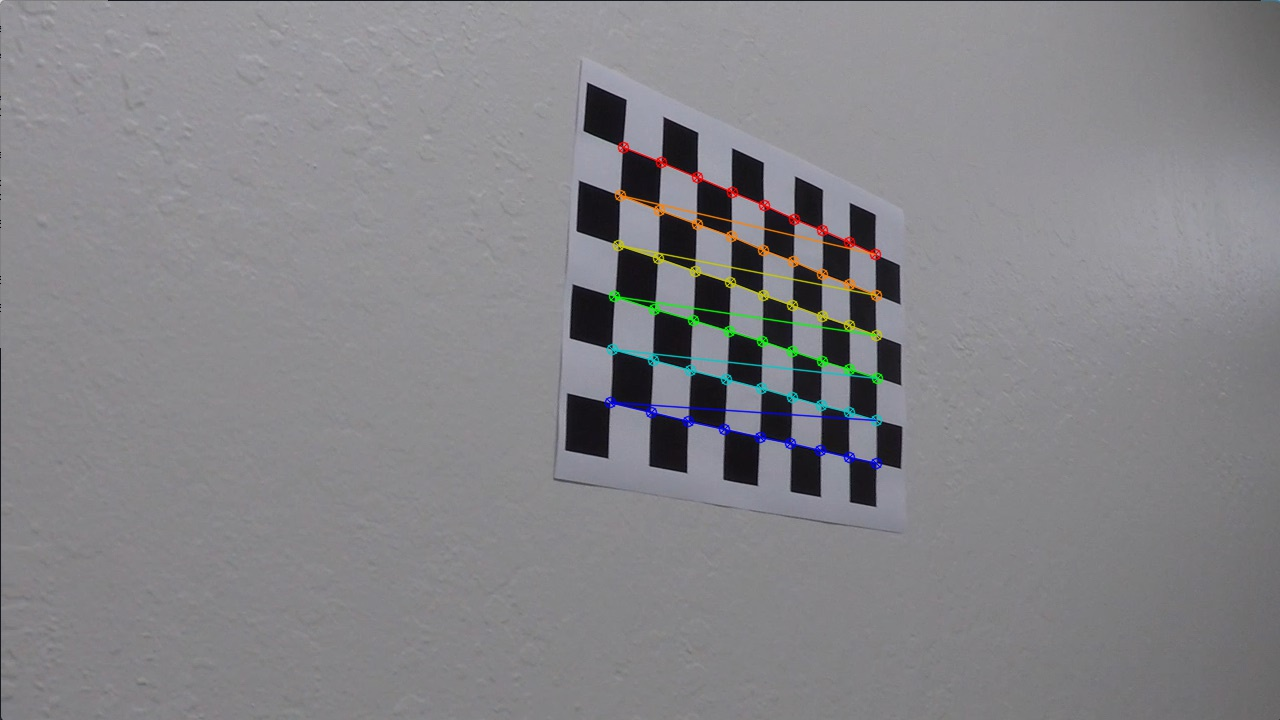
#> input picture output_images/chessboard_corners/chesboard_corners1.jpg, 1280 x 720 px, given in place of test1.jpg, which was not available
$ jupyter execute --allow-errors advancedLaneLinesFinding.ipynb   (shell and % lines are left out)   (Python 2 division)   (older library calls are emulated)   (text cells are left out)
#> lines starting #> are read from the running program, lines starting #| are printed output that depends on the picture; after the words box and inside, x2 and y2 are one past the last pixel; in counts of white or black regions, pixels touching at a corner belong together; pictures that were not available may be replaced by others from this repository, and a replacement may not be noted
[cell 1]
#  Initialize the enviraonment conditions for etect lane lines
import numpy as np                 # NumPy
import cv2                         # openCV
import glob                        # Filename pattern matching
import matplotlib.pyplot as plt    # 2D plotting
import matplotlib.image as mpimg
import pickle
from moviepy.editor import VideoFileClip
from IPython.display import HTML
import pickle
import os


# path for output examples of the several steps
image_path = 'output_images/chessboard_corners/'
image_path_undistorted_images = 'output_images/'

# path from test images
img_dir = 'test_images/'
images = os.listdir(img_dir)

# Interactive plotting in separate window
#%matplotlib qt
# Visualizations will be shown in the notebook

[cell 2]
# define pickle to save the distoriton coefficients k1,k1 and k3 'dist' and the camera matrix as 'mtx'
# [6 lines left out: function pickle_dump, not called in this run]

def pickle_load():
    # Getting back the camera calibration result:
    with open('wide_dist_pickle.p', 'rb') as f:
        dist_pickle = pickle.load(f)
        return dist_pickle['mtx'], dist_pickle['dist']

# [24 lines left out: functions draw_and_save_image, plot_row2, not called in this run]

[cell 3]
#Calculate the 3d and 2d points for preparing the camera calibration
# [30 lines left out: function find2D3DCorners, not called in this run]

[cell 4]
# Calibrate the camero using the find2D3DCorners and cv2.calibrateCamera
# returns the mtx=camera matrix for tranfer 3d into 2d,dis=distortion coefficients
# In this project we will ignore the rvecs=rotation Vectors, tvecs=translationVectors
# This step have to be done only once in the project for getting mtx and dist of the calibration images
# [10 lines left out: function calibrate_camera, not called in this run]

# execute calibration step
#> (the rest of this cell did not finish here and is left out)

[cell 5]
# Apply Sobel directional gradient and apply gradient threshold
def abs_sobel_thresh(img, orient='x', sobel_kernel=3, thresh=(0, 255)):
    # Take s-channel of HLS color space
    img_trans = cv2.cvtColor(img, cv2.COLOR_RGB2HLS)
    img_trans = img_trans[:,:,2]
    # Calculate the derivative. That depends on argument orient = 'x' or 'y'
    if orient == 'x':
        sobel = cv2.Sobel(img_trans, cv2.CV_64F, 1, 0, ksize=sobel_kernel)
    elif orient == 'y':
        sobel = cv2.Sobel(img_trans, cv2.CV_64F, 0, 1, ksize=sobel_kernel)
    # Calc absolute gradient
    abs_sobel = np.absolute(sobel)
    # Scale to 8-bit (0 - 255) then convert to type = np.uint8
    scaled_sobel = np.uint8(255 * abs_sobel / np.max(abs_sobel))
    # Create a mask of 1's where the scaled gradient magnitude
    binary_output = np.zeros_like(scaled_sobel)
    # is > thresh_min and < thresh_max
    binary_output[(scaled_sobel >= thresh[0]) & (scaled_sobel <= thresh[1])] = 1
    # Return mask as binary_output image
    return binary_output

# Define a function that applies Sobel x and y,
# then computes the magnitude of the gradient
# and applies a threshold
def mag_thresh(img, sobel_kernel=3, mag_thresh=(0, 255)):
    # Convert to HLS
    img_trans = cv2.cvtColor(img, cv2.COLOR_RGB2HLS)
    # Take the s channel as reference
    img_trans = img_trans[:,:,2]
    # Take the gradient in x and y separately
    sobel_x = cv2.Sobel(img_trans, cv2.CV_64F, 1, 0, ksize=sobel_kernel)
    sobel_y = cv2.Sobel(img_trans, cv2.CV_64F, 0, 1, ksize=sobel_kernel)
    # Calculate the gradient magnitude
    gradmag = np.sqrt(sobel_x**2 + sobel_y**2)
    # Rescale to 8 bit
    scale_factor = np.max(gradmag)/255
    gradmag = (gradmag/scale_factor).astype(np.uint8)
    # Create a binary image of ones where threshold is met, zeros otherwise
    binary_output = np.zeros_like(gradmag)
    binary_output[(gradmag >= mag_thresh[0]) & (gradmag <= mag_thresh[1])] = 1
    # Return masked image as the binary_output image
    return binary_output

# Calculate gradient direction and apply threshold
def dir_threshold(img, sobel_kernel=3, thresh=(0, np.pi/2)):
    # Convert to HLS
    img_trans = cv2.cvtColor(img, cv2.COLOR_RGB2HLS)
    # Take the s channel as reference
    img_trans = img_trans[:,:,2]
    # Calculate the x and y gradients
    sobel_x = cv2.Sobel(img_trans, cv2.CV_64F, 1, 0, ksize=sobel_kernel)
    sobel_y = cv2.Sobel(img_trans, cv2.CV_64F, 0, 1, ksize=sobel_kernel)
    # Take the absolute value of the x and y gradients
    abs_sobel_x = np.absolute(sobel_x)
    abs_sobel_y = np.absolute(sobel_y)
    # Take the absolute value of the gradient direction,
    # apply a threshold, and create a binary image result
    absgraddir = np.arctan2(np.absolute(sobel_y), np.absolute(sobel_x))
    binary_output =  np.zeros_like(absgraddir)
    binary_output[(absgraddir >= thresh[0]) & (absgraddir <= thresh[1])] = 1
    # Return this mask as binary_output image
    return binary_output

[cell 6]
def combinedGradientThresholds(img, do_plot=False):
    # Gaussian Blur
    kernel_size = 5
    img = cv2.GaussianBlur(img, (kernel_size, kernel_size), 0)
    # Sobel kernel size (choose a larger odd number to smooth gradient measurements)
    ksize = 7
    # Apply Sobel on x-axis
    grad_x_binary = abs_sobel_thresh(img, orient='x', sobel_kernel=ksize, thresh=(10, 255))
    # Apply Sobel on y-axis
    grad_y_binary = abs_sobel_thresh(img, orient='y', sobel_kernel=ksize, thresh=(60, 255))
    # Apply Sobel x and y, compute the magnitude of the gradient and apply a threshold
    mag_binary = mag_thresh(img, sobel_kernel=ksize, mag_thresh=(40, 255))
    # Apply Sobel x and y, computes the direction of the gradient and apply a threshold
    dir_binary = dir_threshold(image, sobel_kernel=ksize, thresh=(0.65, 1.05))

    # Combine the thresholds
    combined = np.zeros_like(dir_binary)
    combined[((grad_x_binary == 1) & (grad_y_binary == 1)) | ((mag_binary == 1) & (dir_binary == 1))] = 1

    # Return the best of Gradient Threshold
    return combined

[cell 7]
# combine the best out of two worös color and gradient threshold methods
def combinedColorSpaceThresholds(img, thresh=(0, 255)):
    #img = np.copy(img)
    # Convert to HLS color space and separate the S channel
    #hls = cv2.cvtColor(img, cv2.COLOR_RGB2HLS).astype(np.float)
    hls = cv2.cvtColor(img, cv2.COLOR_RGB2HLS)
    s_channel = hls[:,:,2]
    # Threshold color channel
    s_binary = np.zeros_like(s_channel)
    s_binary[(s_channel >= thresh[0]) & (s_channel <= thresh[1])] = 1

    # mapping for generalization for later mixed up color space solution
    colorBinary = s_binary

    return colorBinary

[cell 8]
def combineColorAndGradientThresholds(image):
    # Perform Sobel operations and combine thresholds
    combinedGradientSobel = combinedGradientThresholds(image)
    # Threshold color channel
    combinedColorThresholds = combinedColorSpaceThresholds(image, thresh=(160, 255))
    # Combine color and gradient thresholds
    combinedThresholdsBinaryImage = np.zeros_like(combinedColorThresholds)
    combinedThresholdsBinaryImage[(combinedGradientSobel == 1) | (combinedColorThresholds == 1)] = 1
    # Plot results
    #plot_row2(combine_sobel, color_thresh, 'Combined Sobel operations', 'S threshold', graysc=True)
    #plot_row2(undist_image, combined_binary, 'Original Image (Undistorted)', 'Final Thresholded Image')

    return combinedThresholdsBinaryImage

[cell 9]
# Practical approach to define src and dst point in the original and output image
def calcSrcAndDstPoints(img):

    #another possibility to choose src and dst
    #w,h = 1280,720`
    #x,y = 0.5*w, 0.8*h
    #src = np.float32([[200./1280*w,720./720*h],
    #              [453./1280*w,547./720*h],
    #              [835./1280*w,547./720*h],
    #              [1100./1280*w,720./720*h]])
    #dst = np.float32([[(w-x)/2.,h],
    #              [(w-x)/2.,0.82*h],
    #              [(w+x)/2.,0.82*h],
    #              [(w+x)/2.,h]])
    ## Define 4 source points
    src = np.float32([[180, img.shape[0]], [575, 460],
                      [705, 460], [1150, img.shape[0]]])
    # Define 4 destination points
    dst = np.float32([[320, img.shape[0]], [320, 0],
                      [960, 0], [960, img.shape[0]]])

    return src,dst

[cell 10]
# Implement Sliding Windows and Fit a Polynomial
def slidingWindowMethod (binary_warped, leftx_base, rightx_base):

    # Assuming you have created a warped binary image called "binary_warped"
    # Create an output image to draw on and  visualize the result
    out_img = np.dstack((binary_warped, binary_warped, binary_warped))*255
    # Choose the number of sliding windows
    nwindows = 9
    # Set height of windows
    window_height = np.int(binary_warped.shape[0]/nwindows)
    # Identify the x and y positions of all nonzero pixels in the image
    nonzero = binary_warped.nonzero()
    nonzeroy = np.array(nonzero[0])
    nonzerox = np.array(nonzero[1])
    # Current positions to be updated for each window
    leftx_current = leftx_base
    rightx_current = rightx_base
    # Set the width of the windows +/- margin
    margin = 100
    # Set minimum number of pixels found to recenter window
    minpix = 50
    # Create empty lists to receive left and right lane pixel indices
    left_lane_inds = []
    right_lane_inds = []

    # Step through the windows one by one
    for window in range(nwindows):
        # Identify window boundaries in x and y (and right and left)
        win_y_low = binary_warped.shape[0] - (window+1)*window_height
        win_y_high = binary_warped.shape[0] - window*window_height
        win_xleft_low = leftx_current - margin
        win_xleft_high = leftx_current + margin
        win_xright_low = rightx_current - margin
        win_xright_high = rightx_current + margin
        # Draw the windows on the visualization image
        cv2.rectangle(out_img,(win_xleft_low,win_y_low),(win_xleft_high,win_y_high),(0,255,0), 2)
        cv2.rectangle(out_img,(win_xright_low,win_y_low),(win_xright_high,win_y_high),(0,255,0), 2)
        # Identify the nonzero pixels in x and y within the window
        good_left_inds = ((nonzeroy >= win_y_low) & (nonzeroy < win_y_high) & (nonzerox >= win_xleft_low) & (nonzerox < win_xleft_high)).nonzero()[0]
        good_right_inds = ((nonzeroy >= win_y_low) & (nonzeroy < win_y_high) & (nonzerox >= win_xright_low) & (nonzerox < win_xright_high)).nonzero()[0]
        # Append these indices to the lists
        left_lane_inds.append(good_left_inds)
        right_lane_inds.append(good_right_inds)
        # If you found > minpix pixels, recenter next window on their mean position
        if len(good_left_inds) > minpix:
            leftx_current = np.int(np.mean(nonzerox[good_left_inds]))
        if len(good_right_inds) > minpix:
            rightx_current = np.int(np.mean(nonzerox[good_right_inds]))

    # Concatenate the arrays of indices
    left_lane_inds = np.concatenate(left_lane_inds)
    right_lane_inds = np.concatenate(right_lane_inds)

    # Extract left and right line pixel positions
    leftx = nonzerox[left_lane_inds]
    lefty = nonzeroy[left_lane_inds]
    rightx = nonzerox[right_lane_inds]
    righty = nonzeroy[right_lane_inds]

    return out_img, leftx, lefty, rightx, righty

[cell 11]
def polynomFit2nd(lefty, leftx, righty, rightx):
    # Fit a second order polynomial to each
    left_fit = np.polyfit(lefty, leftx, 2)
    right_fit = np.polyfit(righty, rightx, 2)

    return left_fit, right_fit

[cell 12]
# [7 lines left out: function genrateValuesXYforPlot, not called in this run]

[cell 13]
# Applies an image mask
# Only keeps the region of the image defined by the polygon formed from `vertices`.
# The rest of the image is set to black.
def region_of_interest(img, vertices):
    # Defining a blank mask to start with
    mask = np.zeros_like(img)
    ignore_mask_color = 255
    # Fill pixels inside the polygon defined by "vertices" with the fill color
    cv2.fillPoly(mask, vertices, ignore_mask_color)
    # Return the image only where mask pixels are nonzero
    masked_image = cv2.bitwise_and(img, mask)
    return masked_image

[cell 14]

def main(img):
    # Load calibration data generated in calibrate_camera
    mtx, dist = pickle_load()
    # Calculate the undistorted image
    image_undistored = cv2.undistort(img, mtx, dist, None, mtx)

    #Calculate combined binaryImage based on a mix of both
    # combinedColorThresholds and combinedSobelGradient threshold methods
    combinedThresholdsBinaryImage = combineColorAndGradientThresholds(image_undistored)    # define source_img and destination_img point for preparing the perspective transform
    # using cv2.findChessboardCorners
    src, dst = calcSrcAndDstPoints(combinedThresholdsBinaryImage)
    # Given src and dst points, calculate the perspective transform matrix
    M = cv2.getPerspectiveTransform(src, dst)

    # Warp the image using OpenCV warpPerspective()
    img_size = (combinedThresholdsBinaryImage.shape[1], combinedThresholdsBinaryImage.shape[0])
    binary_warped = cv2.warpPerspective(combinedThresholdsBinaryImage, M, img_size, flags=cv2.INTER_LINEAR)

    # Define image mask (polygon of interest)
    binaryWarpedImageShape = binary_warped.shape
    vertices = np.array([[(200, binaryWarpedImageShape[0]), (200, 0), (binaryWarpedImageShape[1] - 200, 0),
                      (binaryWarpedImageShape[1]-200, binaryWarpedImageShape[0])]], dtype=np.int32)
    binaryWarpedMaskedImage = region_of_interest(binary_warped, vertices)


    # Take a histogram of the bottom half of the image
    histogram = np.sum(binaryWarpedMaskedImage[binaryWarpedMaskedImage.shape[0]/2:,:], axis=0)
    # Find the peak of the left and right halves of the histogram
    # These will be the starting point for the left and right lines
    midpoint = np.int(histogram.shape[0]/2)
    leftx_base = np.argmax(histogram[:midpoint])
    rightx_base = np.argmax(histogram[midpoint:]) + midpoint

    out_img, leftx, lefty, rightx, righty = slidingWindowMethod(binaryWarpedMaskedImage,leftx_base, rightx_base)

    #sanity check --> TODO

    left_fit, right_fit = polynomFit2nd(lefty, leftx, righty, rightx)

    left_fitx, right_fitx, ploty = genrateValuesXYforPlot(binary_warped,left_fit,right_fit)

    # I'll choose the maximum y-value, corresponding to the bottom of the image
    y_eval = np.max(ploty)

    left_curveradPixelSpace, right_curveradPixelSpace = getRadiusPixelSpace(left_fit,right_fit,y_eval)

    left_curveradMeter, right_curveradMeter = convertRadiusIntoMeter(ploty,y_eval,leftx, lefty, rightx, righty)


    #Compute the inverse perspective transform to unwarped the image
    Minv = cv2.getPerspectiveTransform(dst, src)

    finalOutputImage = drawPolynomialsBackIntoOriginalImage(binaryWarpedMaskedImage,image_undistored, out_img, left_fitx, right_fitx, left_curveradMeter, right_curveradMeter, ploty, Minv)

    return finalOutputImage

[cell 15]
# [10 lines of commented-out code are left out]
image = mpimg.imread('test_images/test1.jpg')
#> image is the input picture: shape (720, 1280, 3); mean R, G, B 132.8, 132, 135.6
#> (the rest of this cell did not finish here and is left out)

#> (reads wide_dist_pickle.p from the repository)
#> in combinedGradientThresholds, `grad_x_binary = abs_sobel_thresh(img, orient='x', sobel_kernel=ksize, ..`:
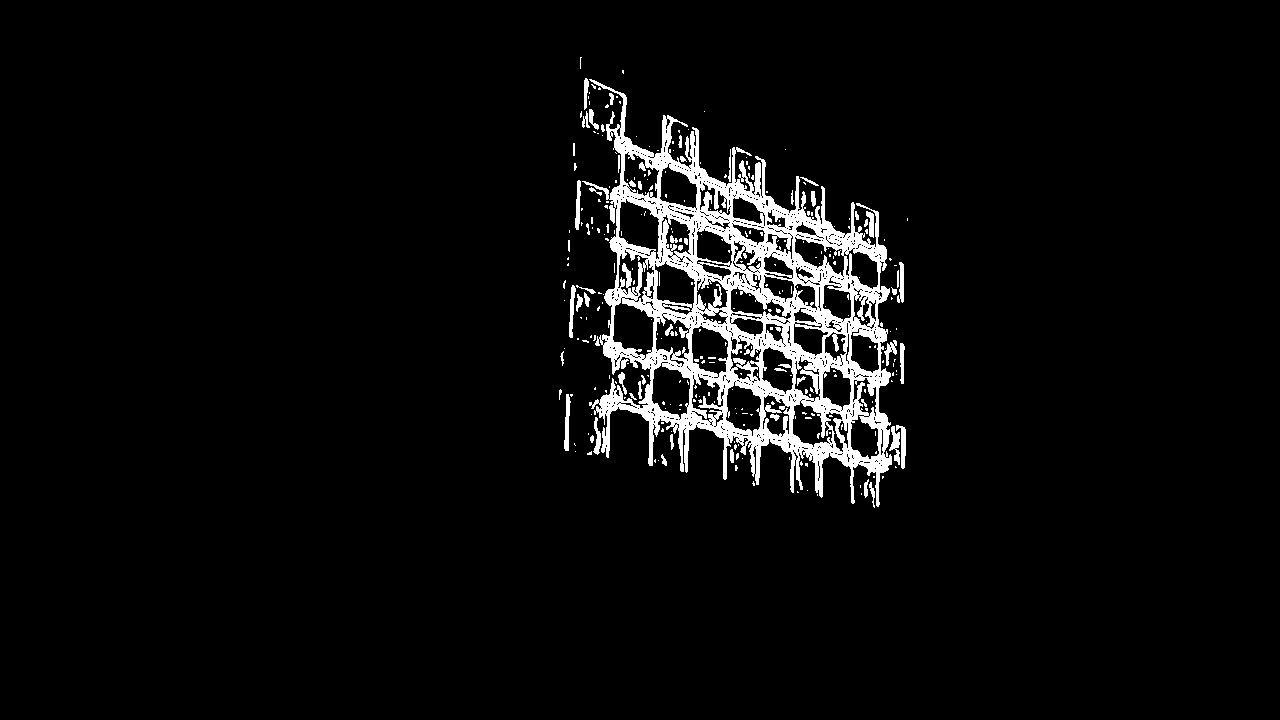
#> grad_x_binary: shape (720, 1280); values 0 (black) and 1 (white), 4.8% white; 304 white regions (248 under 20 px), largest, box (x1, y1, x2, y2) and area: (582, 79, 892, 507) 39457, (564, 394, 571, 451) 235, (896, 425, 906, 469) 214
#> in mag_thresh, `scale_factor = np.max(gradmag)/255`: scale_factor = 422.6
#> in main, `src, dst = calcSrcAndDstPoints(combinedThresholdsBinaryImage)`: src = [[180, 720], [575, 460], [705, 460], [1150, 720]]; dst = [[320, 720], [320, 0], [960, 0], [960, 720]]
#> in main, `M = cv2.getPerspectiveTransform(src, dst)`: M = [[-0.472, -1.48, 921.2], [1.98e-16, -1.98, 911.1], [3.22e-19, -0.00238, 1]]
#> in region_of_interest, `cv2.fillPoly(mask, vertices, ignore_mask_color)`:
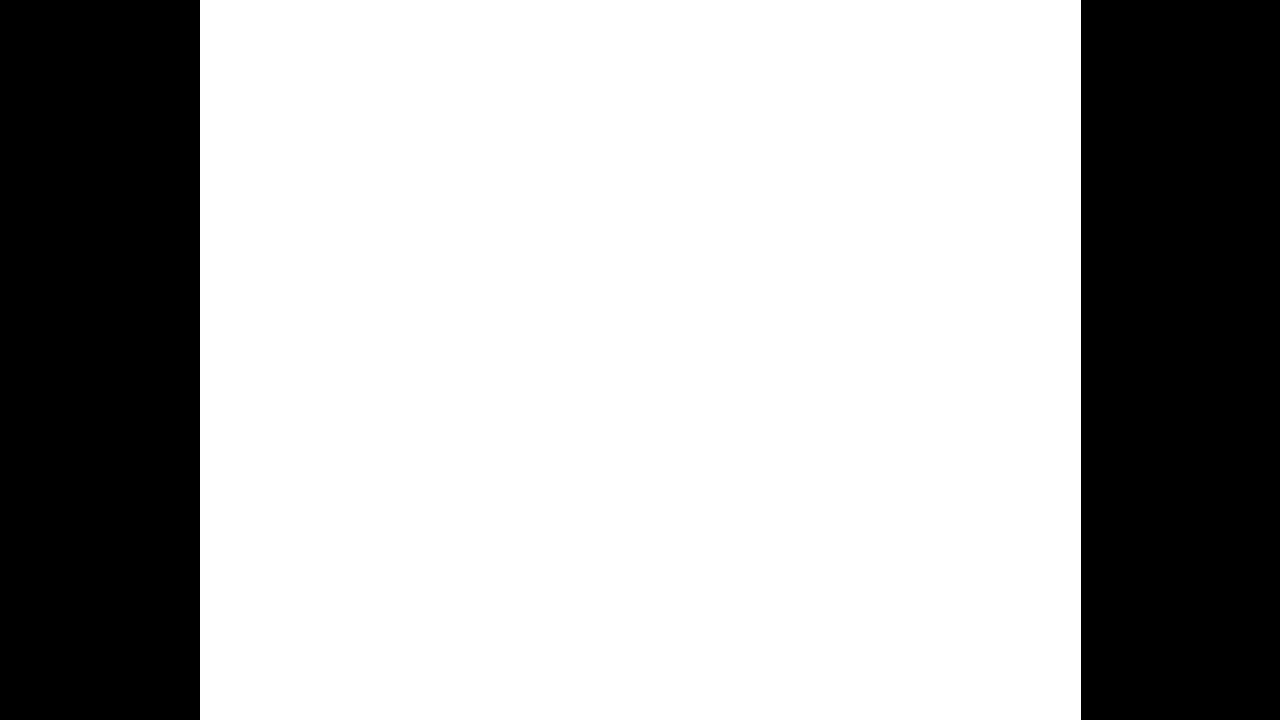
#> mask: shape (720, 1280); 68.8% white; 2 black regions, box (x1, y1, x2, y2) and area: (0, 0, 200, 720) 144000, (1081, 0, 1280, 720) 143280
#> in main, `histogram = np.sum(binaryWarpedMaskedImage[binaryWarpedMaskedImage.sha..`: histogram = 1280 values from 0 to 0
#> in main, `leftx_base = np.argmax(histogram[:midpoint])`: leftx_base = 0
#> in main, `rightx_base = np.argmax(histogram[midpoint:]) + midpoint`: rightx_base = 640
#> in slidingWindowMethod, `nonzero = binary_warped.nonzero()`: nonzero = (empty array, empty array)
#> in slidingWindowMethod, `nonzeroy = np.array(nonzero[0])`: nonzeroy = empty array
#> in slidingWindowMethod, `leftx_current = leftx_base`: leftx_current = 0
#> in slidingWindowMethod, `rightx_current = rightx_base`: rightx_current = 640
#> after the loop in slidingWindowMethod, `for window in range(nwindows):`:
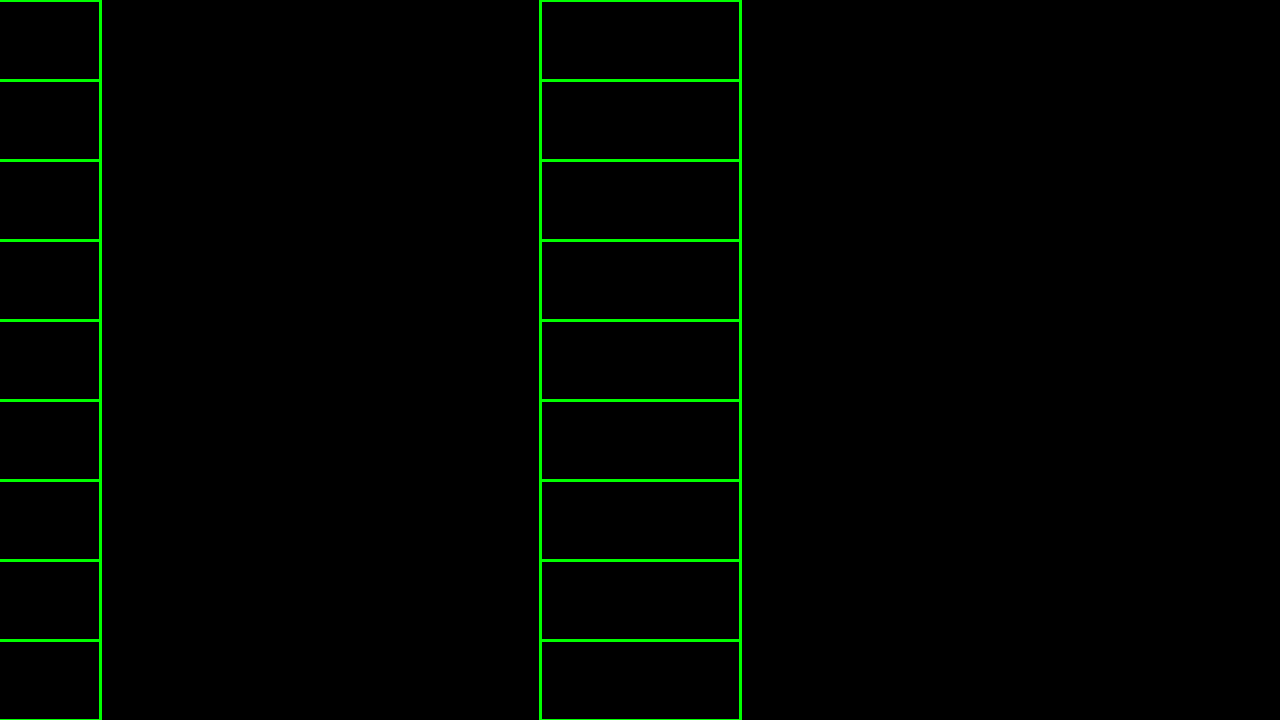
#> out_img: shape (720, 1280, 3); mean of channels 0, 1, 2 0, 4, 0; drawn as B, G, R
#> after the loop in slidingWindowMethod, `for window in range(nwindows):`: left_lane_inds = [empty array, empty array, empty array, empty array, empty array, empty array, empty array, empty array, empty array]; right_lane_inds has the same summary as left_lane_inds
#> in slidingWindowMethod, `left_lane_inds = np.concatenate(left_lane_inds)`: left_lane_inds = empty array
plt.imshow(result)
#plt.imsave(image + "_found.png", result)
plt.show()
